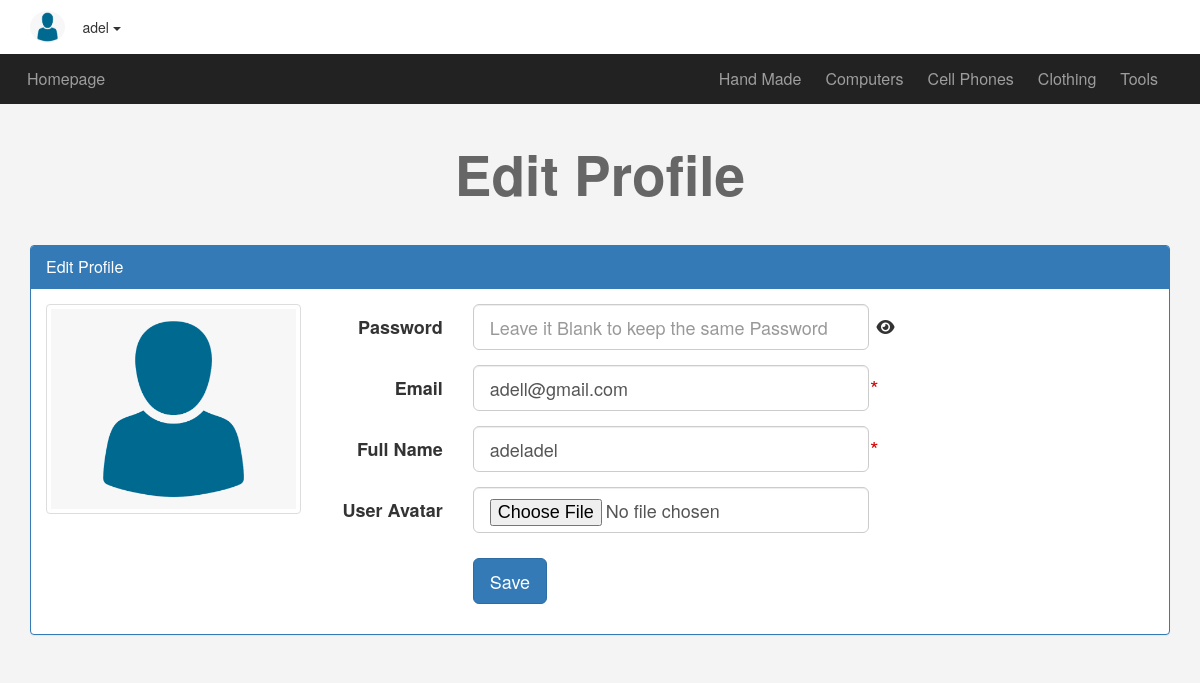
Before: /editUser.php (signed in) with the older database file.
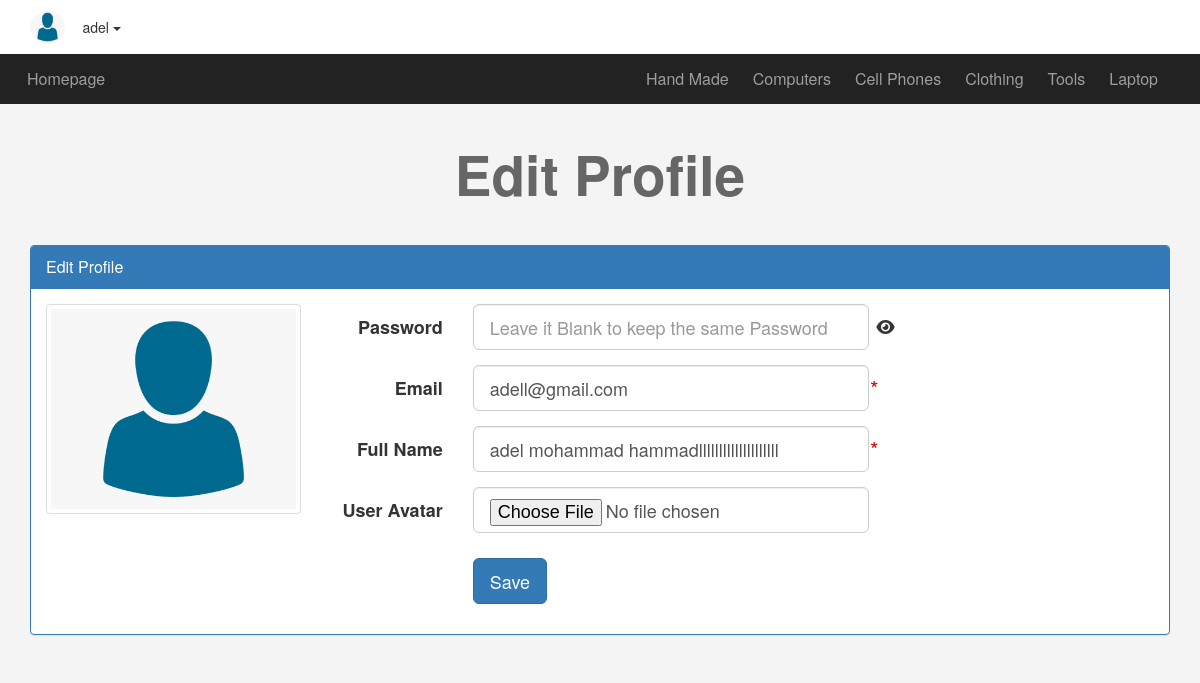
After: the same page with the newer database file.
### tables this page shows
CREATE TABLE `categories` (
  `ID` int(6) NOT NULL,
  `Name` varchar(255) NOT NULL,
  `Description` text NOT NULL,
  `parent` int(11) NOT NULL,
  `Ordering` int(11) DEFAULT NULL,
  `Visibility` tinyint(4) NOT NULL DEFAULT 0,
  `Allow_Comment` tinyint(4) NOT NULL DEFAULT 0,
  `Allow_Ads` tinyint(4) NOT NULL DEFAULT 0
);

CREATE TABLE `users` (
  `UserID` int(11) NOT NULL COMMENT 'To identify users',
  `Username` varchar(255) NOT NULL COMMENT 'Username to login',
  `Password` varchar(255) NOT NULL COMMENT 'Password to login',
  `Email` varchar(255) NOT NULL,
  `wallet` mediumint(9) NOT NULL,
  `FullName` varchar(255) NOT NULL,
  `GroupID` int(11) NOT NULL DEFAULT 0 COMMENT 'Identify user Group',
  `TrustStatus` int(11) NOT NULL DEFAULT 0 COMMENT 'Seller Rank',
  `RegStatus` int(11) NOT NULL DEFAULT 0 COMMENT 'User Approval',
  `Date` date NOT NULL DEFAULT '2022-01-01',
  `avatar` varchar(255) NOT NULL
);

### init.php (called while the page is built, shortened)
<?php
include "admin/connect.php";
$temp = "includes/templates/";
$func = "includes/functions/";
$css = "layout/css/";
include $func . 'function.php';
include $temp . "header.php";

### includes/functions/function.php (called while the page is built, shortened)
<?php
function getCat($where = NULL)
{
    global $con;
    $getCat = $con->prepare("SELECT *  FROM  categories $where ORDER BY  ID ASC");
    $getCat->execute();
    $cats = $getCat->fetchAll();
    return $cats;
}

### editUser.php (the view, shortened to what the changed rows need)
<?php
include "init.php";
if (isset($_SESSION['user'])) {
    $edit = isset($_GET['edit']) ? $_GET['edit'] : 'profile';
    if ($edit == 'profile') {
        $getUser = $con->prepare("SELECT * FROM users WHERE Username =?");
        $getUser->execute(array($sessionUser));
        $info = $getUser->fetch();
?>
<h1 class="text-center">Edit Profile
</h1>
<div class="information block">
    <div class="container">
        <div class="panel panel-primary">
            <div class="panel-heading">Edit Profile</div>
            <div class="panel-body">
                <div class="row">
                    <div class="col-sm-3">
                        <img class="img-responsive img-thumbnail center-block" src="<?php
                                                                                            if (empty($info['avatar'])) {
                                                                                                echo "admin/uploaded/avatars/999999999_default.png";
                                                                                            } else {
                                                                                                echo "admin/uploaded/avatars/" . $info['avatar'];
                                                                                            }
                                                                                            ?>" alt="">
                    </div>
                    <div class=" col-sm-9">
                        <form class="form-horizontal" action="editUser.php?edit=profile" enctype="multipart/form-data"
                            method="POST">
                            <div class="form-group form-group-lg">
                                <label class="col-sm-2 control-label">Password</label>
                                <div class="col-sm-10 col-md-6">
                                    <input type="password" name="newpassword" class="password form-control"
                                        autocomplete="new-password"
                                        placeholder="Leave it Blank to keep the same Password" />
                                    <i class="show-pass fa fa-eye fa-1x"></i>
                                </div>
                            </div>
                            <div class="form-group form-group-lg">
                                <label class="col-sm-2 control-label">Email</label>
                                <div class="col-sm-10 col-md-6">
                                    <input type="email" name="email" class="form-control" required="required"
                                        value="<?php echo $info['Email'] ?>" />
                                </div>
                            </div>
                            <div class="form-group form-group-lg">
                                <label class="col-sm-2 control-label">Full Name </label>
                                <div class="col-sm-10 col-md-6">
                                    <input type="text" name="full" class="form-control" required="required"
                                        value="<?php echo $info['FullName'] ?>" />
                                </div>
                            </div>
                            <div class="form-group form-group-lg">
                                <label class="col-sm-2 control-label">User Avatar </label>
                                <div class="col-sm-10 col-md-6">
                                    <input type="file" name="avatar" class="form-control" />
                                </div>
                            </div>
                            <div class="form-group form-group-lg">
                                <div class="col-sm-offset-2 col-sm-10">
                                    <input type="submit" value="Save" class="btn btn-primary btn-lg" />
                                </div>
                            </div>
                        </form>
                    </div>
                </div>
            </div>
        </div>
    </div>
</div>
<?php
    } elseif ($edit == "delimg") {
        $stmt = $con->prepare("UPDATE users SET avatar = ? WHERE UserID = ? ");
        $stmt->execute(array("", $_SESSION['uid']));
        $row = $stmt->fetch();
        $counter =  $stmt->rowCount();
        header('Location:editUser.php?edit=profile');
    }
} else {
    header('Location: login.php');
}
include $temp . "footer.php";

### includes/templates/header.php (shortened to what the changed rows need)
<!DOCTYPE html>
<html lang="en">
<head>
    <link rel="stylesheet" href="<?php echo $css ?>bootstrap.min.css">
    <link rel="stylesheet" href="<?php echo $css ?>all.min.css">
    <link rel="stylesheet" href="<?php echo $css ?>jquery-ui.css">
    <link rel="stylesheet" href="<?php echo $css ?>jquery.selectBoxIt.css">
    <link rel="stylesheet" href="<?php echo $css ?>front.css">
</head>
<body>
    <nav class="navbar navbar-inverse">
        <div class="container">
            <div class="collapse navbar-collapse" id="app-nav" aria-expanded="false" style="height: 1px;">
                <ul class="nav navbar-nav navbar-right">
                    <?php
                    foreach (getCat('WHERE parent = 0') as $categ) {
                        if (isset($_GET['catid']) &&  $_GET['catid'] == $categ['ID']) {
                            $grayActive = "gray-active";
                        } else {
                            $grayActive = null;
                        }
                        echo "<li class='$grayActive'> <a href='categories.php?catid=" . $categ['ID'] . "&pagename=" . str_replace(' ', '-', $categ['Name']) . "'>" . $categ['Name'] . "</a></li> ";
                    }
                    ?>
                </ul>
            </div>
    </nav>

Changed rows visible on the page:
added categories: Name "Laptop"
changed users "adell@gmail.com": full "adeladel" → "adel mohammad hammadllllllllllllllllllll"
